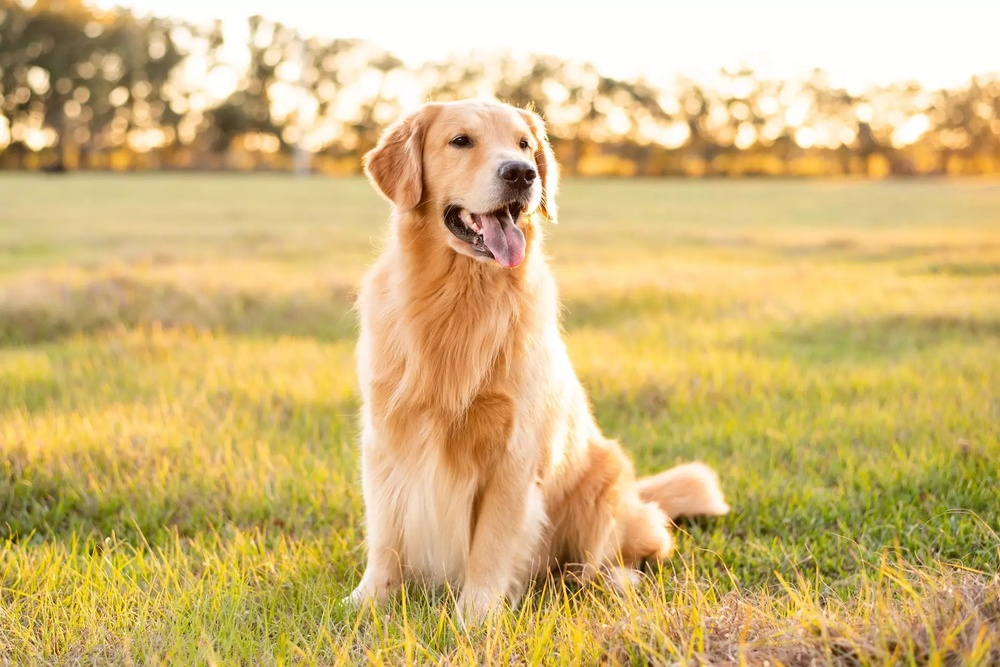
#> input picture pies.jpg, 1000 x 667 px, shrunk from 1920 x 1281 before the run
$ python krawedzie.py   (older library calls are emulated)
#> lines starting #> are read from the running program, lines starting #| are printed output that depends on the picture
import numpy as np
import scipy as sp
import itertools as it
import matplotlib.pyplot as plt
from scipy import signal
from matplotlib.animation import FuncAnimation

def konwolucja_RGB (zdjecie, kra):
    zdjecie2 = np.empty_like(zdjecie)
    for dim in range(zdjecie.shape[-1]):
        zdjecie2[:, :, dim] = sp.signal.convolve2d(zdjecie[:, :, dim],kra, mode="same", boundary="symm")
    return zdjecie2

plt.rcParams["figure.figsize"]=(11, 7)

nazwa_zd = "pies.jpg"

dane = plt.imread(nazwa_zd)
#> dane is the input picture: shape (667, 1000, 3); mean R, G, B 211.5, 183.8, 121.3

krawedzie = {"Krawędź 3x3": np.array([[-1,-1,-1],[-1,8,-1],[-1,-1,-1]])}

krawedzie_nazwa = "Krawędź 3x3"
k = krawedzie[krawedzie_nazwa]

zaladuj = plt.imread(nazwa_zd).astype(np.float)/255.
zaladuj_filtr = konwolucja_RGB(zaladuj, k)
#> after the loop in konwolucja_RGB, `for dim in range(zdjecie.shape[-1]):`:
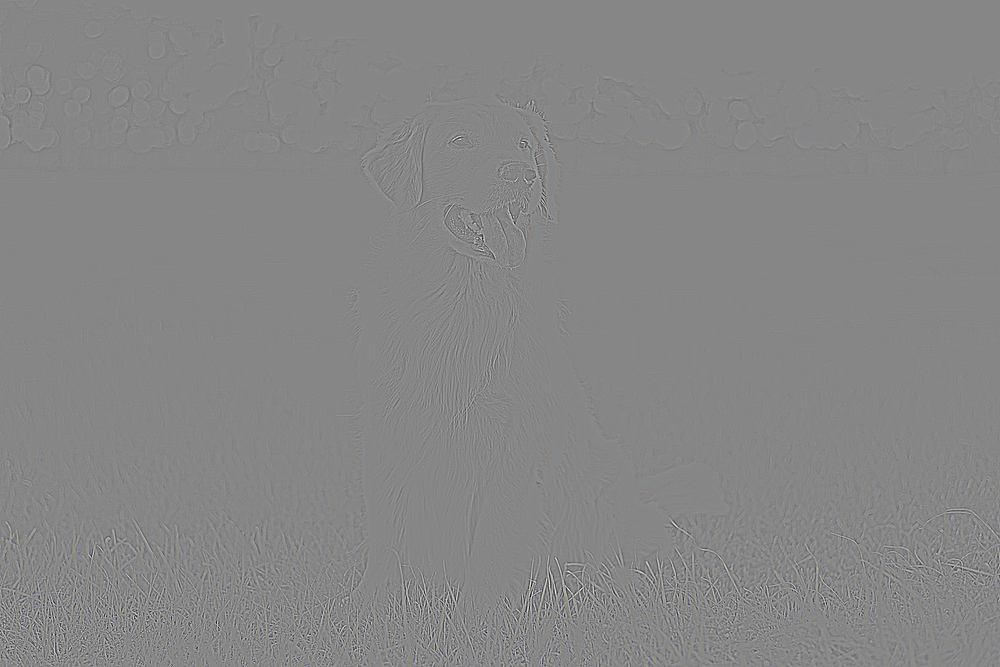
#> zdjecie2: shape (667, 1000, 3) float64; mean R, G, B -1.66e-17, -1.68e-19, -3.01e-18; drawn with min black and max white

fig, (axL, axR) = plt.subplots(ncols = 2, tight_layout = True)
fig.suptitle(krawedzie_nazwa)

axL.imshow(zaladuj)
axR.imshow(zaladuj_filtr)

plt.show()
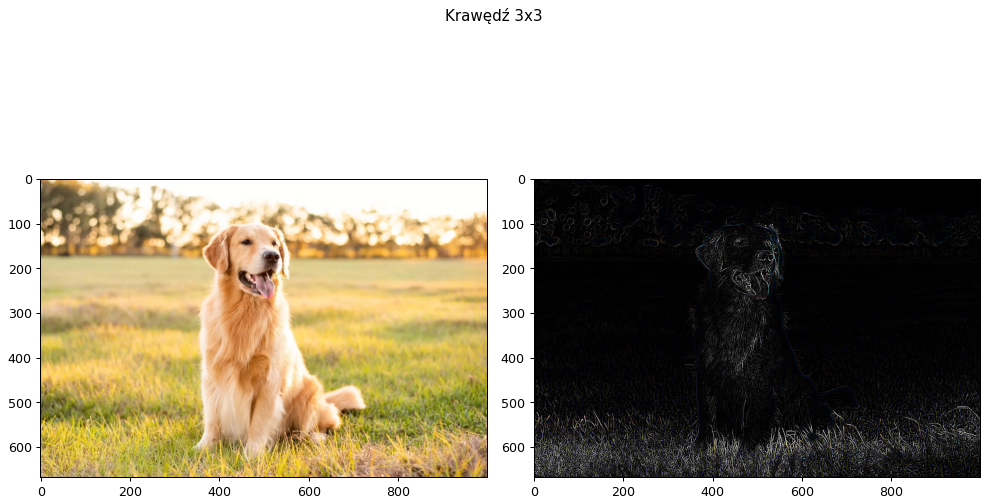
#> figure drawn by matplotlib, 2 panels
